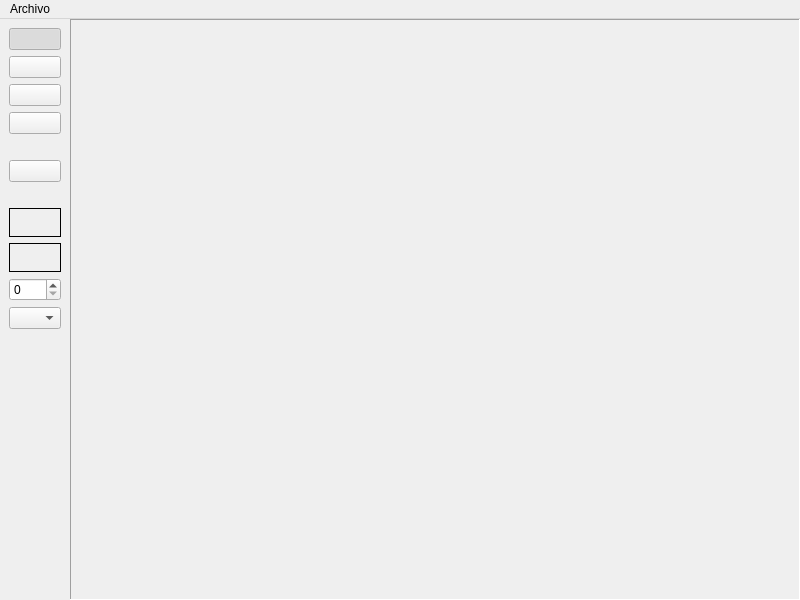
<?xml version="1.0" encoding="UTF-8"?>
<ui version="4.0">
 <class>MainWindowEditorDibujo</class>
 <widget class="QMainWindow" name="MainWindowEditorDibujo">
  <property name="geometry">
   <rect>
    <x>0</x>
    <y>0</y>
    <width>800</width>
    <height>600</height>
   </rect>
  </property>
  <property name="windowTitle">
   <string>Editor de dibujo</string>
  </property>
  <property name="windowIcon">
   <iconset resource="resources.qrc">
    <normaloff>:/images/img/paint.png</normaloff>:/images/img/paint.png</iconset>
  </property>
  <widget class="QWidget" name="container">
   <layout class="QHBoxLayout" name="horizontalLayout">
    <property name="spacing">
     <number>0</number>
    </property>
    <property name="leftMargin">
     <number>0</number>
    </property>
    <property name="topMargin">
     <number>0</number>
    </property>
    <property name="rightMargin">
     <number>0</number>
    </property>
    <property name="bottomMargin">
     <number>0</number>
    </property>
    <item alignment="Qt::AlignTop">
     <widget class="QFrame" name="frame">
      <property name="sizePolicy">
       <sizepolicy hsizetype="Minimum" vsizetype="Preferred">
        <horstretch>0</horstretch>
        <verstretch>0</verstretch>
       </sizepolicy>
      </property>
      <property name="minimumSize">
       <size>
        <width>0</width>
        <height>0</height>
       </size>
      </property>
      <property name="maximumSize">
       <size>
        <width>70</width>
        <height>16777215</height>
       </size>
      </property>
      <property name="baseSize">
       <size>
        <width>0</width>
        <height>0</height>
       </size>
      </property>
      <property name="layoutDirection">
       <enum>Qt::LeftToRight</enum>
      </property>
      <property name="frameShape">
       <enum>QFrame::NoFrame</enum>
      </property>
      <property name="frameShadow">
       <enum>QFrame::Plain</enum>
      </property>
      <layout class="QGridLayout" name="gridLayout" columnstretch="1">
       <property name="sizeConstraint">
        <enum>QLayout::SetDefaultConstraint</enum>
       </property>
       <item row="11" column="0">
        <widget class="QLabel" name="label_color_fondo">
         <property name="minimumSize">
          <size>
           <width>28</width>
           <height>29</height>
          </size>
         </property>
         <property name="toolTip">
          <string>Color de fondo</string>
         </property>
         <property name="autoFillBackground">
          <bool>true</bool>
         </property>
         <property name="styleSheet">
          <string notr="true"/>
         </property>
         <property name="frameShape">
          <enum>QFrame::Box</enum>
         </property>
         <property name="text">
          <string/>
         </property>
        </widget>
       </item>
       <item row="0" column="0">
        <widget class="QPushButton" name="pbutton_seleccionar">
         <property name="sizePolicy">
          <sizepolicy hsizetype="Minimum" vsizetype="Minimum">
           <horstretch>0</horstretch>
           <verstretch>0</verstretch>
          </sizepolicy>
         </property>
         <property name="toolTip">
          <string>Seleccionar</string>
         </property>
         <property name="layoutDirection">
          <enum>Qt::LeftToRight</enum>
         </property>
         <property name="text">
          <string/>
         </property>
         <property name="icon">
          <iconset resource="resources.qrc">
           <normaloff>:/images/img/cursor.png</normaloff>:/images/img/cursor.png</iconset>
         </property>
         <property name="checkable">
          <bool>true</bool>
         </property>
         <property name="checked">
          <bool>true</bool>
         </property>
         <attribute name="buttonGroup">
          <string notr="true">buttonGroup</string>
         </attribute>
        </widget>
       </item>
       <item row="8" column="0">
        <spacer name="horizontalSpacer">
         <property name="orientation">
          <enum>Qt::Horizontal</enum>
         </property>
         <property name="sizeHint" stdset="0">
          <size>
           <width>40</width>
           <height>20</height>
          </size>
         </property>
        </spacer>
       </item>
       <item row="12" column="0">
        <widget class="QLabel" name="label_color_linea">
         <property name="minimumSize">
          <size>
           <width>28</width>
           <height>29</height>
          </size>
         </property>
         <property name="toolTip">
          <string>Color de línea</string>
         </property>
         <property name="autoFillBackground">
          <bool>true</bool>
         </property>
         <property name="styleSheet">
          <string notr="true"/>
         </property>
         <property name="frameShape">
          <enum>QFrame::Box</enum>
         </property>
         <property name="text">
          <string/>
         </property>
        </widget>
       </item>
       <item row="9" column="0">
        <widget class="QPushButton" name="pbutton_borrar">
         <property name="toolTip">
          <string>Borrar figura seleccionada</string>
         </property>
         <property name="text">
          <string/>
         </property>
         <property name="icon">
          <iconset resource="resources.qrc">
           <normaloff>:/images/img/delete.png</normaloff>:/images/img/delete.png</iconset>
         </property>
        </widget>
       </item>
       <item row="6" column="0">
        <widget class="QPushButton" name="pbutton_rect">
         <property name="toolTip">
          <string>Rectángulo</string>
         </property>
         <property name="text">
          <string/>
         </property>
         <property name="icon">
          <iconset resource="resources.qrc">
           <normaloff>:/images/img/rectangle.png</normaloff>:/images/img/rectangle.png</iconset>
         </property>
         <property name="checkable">
          <bool>true</bool>
         </property>
         <attribute name="buttonGroup">
          <string notr="true">buttonGroup</string>
         </attribute>
        </widget>
       </item>
       <item row="10" column="0">
        <spacer name="horizontalSpacer_2">
         <property name="orientation">
          <enum>Qt::Horizontal</enum>
         </property>
         <property name="sizeHint" stdset="0">
          <size>
           <width>40</width>
           <height>20</height>
          </size>
         </property>
        </spacer>
       </item>
       <item row="7" column="0">
        <widget class="QPushButton" name="pbutton_ovalo">
         <property name="toolTip">
          <string>Óvalo</string>
         </property>
         <property name="text">
          <string/>
         </property>
         <property name="icon">
          <iconset resource="resources.qrc">
           <normaloff>:/images/img/circle.png</normaloff>:/images/img/circle.png</iconset>
         </property>
         <property name="checkable">
          <bool>true</bool>
         </property>
         <attribute name="buttonGroup">
          <string notr="true">buttonGroup</string>
         </attribute>
        </widget>
       </item>
       <item row="5" column="0">
        <widget class="QPushButton" name="pbutton_linea">
         <property name="maximumSize">
          <size>
           <width>16777215</width>
           <height>16777215</height>
          </size>
         </property>
         <property name="toolTip">
          <string>Línea</string>
         </property>
         <property name="text">
          <string/>
         </property>
         <property name="icon">
          <iconset resource="resources.qrc">
           <normaloff>:/images/img/linea.png</normaloff>:/images/img/linea.png</iconset>
         </property>
         <property name="checkable">
          <bool>true</bool>
         </property>
         <attribute name="buttonGroup">
          <string notr="true">buttonGroup</string>
         </attribute>
        </widget>
       </item>
       <item row="13" column="0">
        <widget class="QSpinBox" name="spin_ancho_linea">
         <property name="toolTip">
          <string>Ancho de línea</string>
         </property>
         <property name="maximum">
          <number>10</number>
         </property>
        </widget>
       </item>
       <item row="14" column="0">
        <widget class="QComboBox" name="combo_tipo_linea">
         <property name="toolTip">
          <string>Tipo de línea</string>
         </property>
         <item>
          <property name="text">
           <string/>
          </property>
          <property name="icon">
           <iconset resource="resources.qrc">
            <normaloff>:/images/img/linea.png</normaloff>:/images/img/linea.png</iconset>
          </property>
         </item>
         <item>
          <property name="text">
           <string/>
          </property>
          <property name="icon">
           <iconset resource="resources.qrc">
            <normaloff>:/images/img/dashed.png</normaloff>:/images/img/dashed.png</iconset>
          </property>
         </item>
         <item>
          <property name="text">
           <string/>
          </property>
          <property name="icon">
           <iconset resource="resources.qrc">
            <normaloff>:/images/img/puntos.png</normaloff>:/images/img/puntos.png</iconset>
          </property>
         </item>
        </widget>
       </item>
      </layout>
     </widget>
    </item>
    <item>
     <widget class="QFrame" name="canvas_container">
      <property name="autoFillBackground">
       <bool>false</bool>
      </property>
      <property name="styleSheet">
       <string notr="true"/>
      </property>
      <property name="frameShape">
       <enum>QFrame::Panel</enum>
      </property>
      <property name="frameShadow">
       <enum>QFrame::Sunken</enum>
      </property>
      <layout class="QVBoxLayout" name="verticalLayout">
       <property name="leftMargin">
        <number>0</number>
       </property>
       <property name="topMargin">
        <number>0</number>
       </property>
       <property name="rightMargin">
        <number>0</number>
       </property>
       <property name="bottomMargin">
        <number>0</number>
       </property>
      </layout>
     </widget>
    </item>
   </layout>
  </widget>
  <widget class="QMenuBar" name="menuBar">
   <property name="geometry">
    <rect>
     <x>0</x>
     <y>0</y>
     <width>800</width>
     <height>21</height>
    </rect>
   </property>
   <widget class="QMenu" name="menuArchivo">
    <property name="title">
     <string>Archivo</string>
    </property>
    <addaction name="accion_guardar"/>
    <addaction name="accion_abrir"/>
    <addaction name="separator"/>
    <addaction name="accion_salir"/>
   </widget>
   <addaction name="menuArchivo"/>
  </widget>
  <action name="accion_guardar">
   <property name="icon">
    <iconset resource="resources.qrc">
     <normaloff>:/images/img/save.png</normaloff>:/images/img/save.png</iconset>
   </property>
   <property name="text">
    <string>Guardar dibujo</string>
   </property>
  </action>
  <action name="accion_abrir">
   <property name="icon">
    <iconset resource="resources.qrc">
     <normaloff>:/images/img/open.png</normaloff>:/images/img/open.png</iconset>
   </property>
   <property name="text">
    <string>Abrir dibujo</string>
   </property>
  </action>
  <action name="accion_salir">
   <property name="icon">
    <iconset resource="resources.qrc">
     <normaloff>:/images/img/exit.png</normaloff>:/images/img/exit.png</iconset>
   </property>
   <property name="text">
    <string>Salir</string>
   </property>
  </action>
 </widget>
 <resources>
  <include location="resources.qrc"/>
 </resources>
 <connections/>
 <buttongroups>
  <buttongroup name="buttonGroup"/>
 </buttongroups>
</ui>
